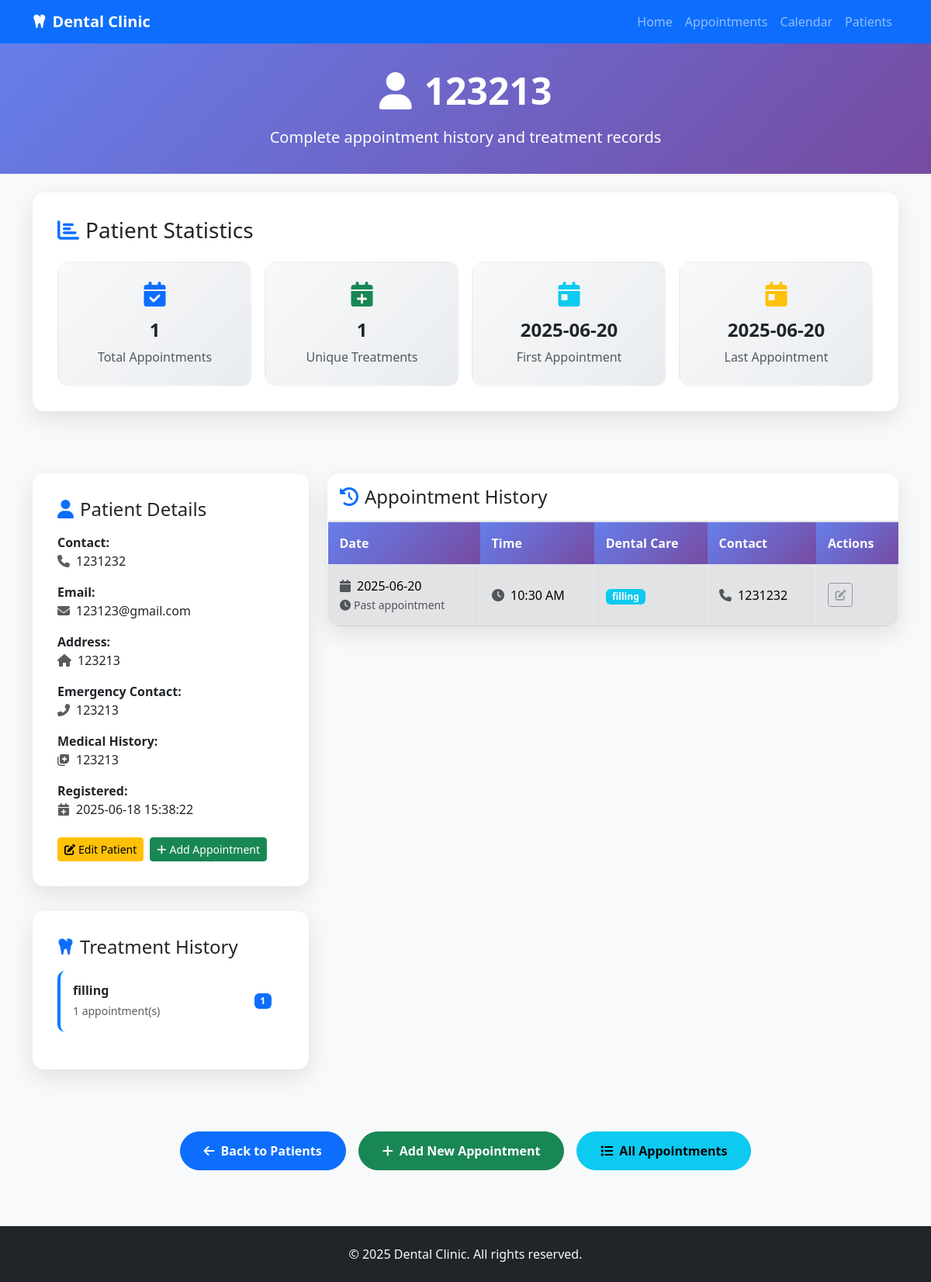
/patient/123213, run on the app's committed database.
### tables this page shows
CREATE TABLE Patients (
            ID INTEGER PRIMARY KEY AUTOINCREMENT,
            Name TEXT NOT NULL UNIQUE,
            Contact TEXT NOT NULL,
            Email TEXT,
            DateOfBirth TEXT,
            Address TEXT,
            EmergencyContact TEXT,
            MedicalHistory TEXT,
            CreatedDate TEXT DEFAULT CURRENT_TIMESTAMP
        , Religion TEXT, HomeAddress TEXT, Occupation TEXT, DentalInsurance TEXT, EffectiveDate TEXT, ParentGuardianName TEXT, ParentGuardianOccupation TEXT, ReferralSource TEXT, ConsultationReason TEXT, DentalHistory TEXT, PreviousDentist TEXT, LastDentalVisit TEXT, Sex TEXT, Nickname TEXT, Age TEXT, Nationality TEXT, GoodHealth TEXT, MedicalTreatment TEXT, TreatmentCondition TEXT, SeriousIllness TEXT, SurgicalOperation TEXT, Hospitalized TEXT, HospitalizationDetails TEXT, PrescriptionMedication TEXT, NonPrescriptionMedication TEXT, TobaccoUse TEXT, AlcoholDrugUse TEXT, AllergicLocalAnesthetic TEXT, AllergicPenicillin TEXT, AllergicAntibiotics TEXT, AllergicSulfaDrugs TEXT, AllergicAspirin TEXT, AllergicLatex TEXT, AllergicOthers TEXT, BleedingTime TEXT, Pregnant TEXT, Nursing TEXT, BirthPills TEXT, BloodType TEXT, BloodPressure TEXT);

CREATE TABLE "Appointments" (
                    ID INTEGER PRIMARY KEY AUTOINCREMENT,
                    PatientName TEXT NOT NULL,
                    Contact TEXT NOT NULL,
                    Date TEXT NOT NULL,
                    Time TEXT NOT NULL,
                    DentalCare TEXT NOT NULL
                );

### app.py (the view)
@app.route('/patient/<patient_name>')
def patient_history(patient_name):
    conn = sqlite3.connect(DB_FILE)
    cursor = conn.cursor()
    cursor.execute("SELECT * FROM Patients WHERE Name = ?", (patient_name,))
    patient = cursor.fetchone()
    if not patient:
        conn.close()
        return redirect('/patients')
    cursor.execute("""
        SELECT * FROM Appointments
        WHERE PatientName = ?
        ORDER BY Date DESC, Time DESC
    """, (patient_name,))
    appointments = cursor.fetchall()
    if appointments:
        cursor.execute("""
            SELECT COUNT(*) as total_appointments,
                   MIN(Date) as first_appointment,
                   MAX(Date) as last_appointment,
                   COUNT(DISTINCT DentalCare) as unique_treatments
            FROM Appointments
            WHERE PatientName = ?
        """, (patient_name,))
        stats = cursor.fetchone()
        cursor.execute("""
            SELECT DentalCare, COUNT(*) as treatment_count
            FROM Appointments
            WHERE PatientName = ?
            GROUP BY DentalCare
            ORDER BY treatment_count DESC
        """, (patient_name,))
        treatments = cursor.fetchall()
    else:
        stats = (0, None, None, 0)
        treatments = []
    conn.close()
    current_datetime = datetime.now().strftime('%Y-%m-%d %H:%M')
    return render_template('patient_history.html',
                         patient=patient,
                         patient_name=patient_name,
                         appointments=appointments,
                         stats=stats,
                         treatments=treatments,
                         current_datetime=current_datetime)

### app.py (called while the page is built)
@app.template_filter('ampm')
def ampm_filter(value):
    try:
        t = datetime.strptime(value, "%H:%M")
        return t.strftime("%I:%M %p").lstrip('0')
    except Exception:
        return value  # fallback if parsing fails

### templates/patient_history.html (shortened to what this page needs)
<!DOCTYPE html>
<html lang="en">
<head>
    <link href="https://cdn.jsdelivr.net/npm/bootstrap@5.3.0/dist/css/bootstrap.min.css" rel="stylesheet">
    <link href="https://cdnjs.cloudflare.com/ajax/libs/font-awesome/6.4.0/css/all.min.css" rel="stylesheet">
</head>
<body class="bg-light">
    <nav class="navbar navbar-expand-lg navbar-dark bg-primary">
        <div class="container">
            <a class="navbar-brand fw-bold" href="/">
                <i class="fas fa-tooth me-2"></i>Dental Clinic
            </a>
            <div class="collapse navbar-collapse" id="navbarNav">
                <ul class="navbar-nav ms-auto">
                    <li class="nav-item">
                        <a class="nav-link" href="/">Home</a>
                    </li>
                    <li class="nav-item">
                        <a class="nav-link" href="/appointments">Appointments</a>
                    </li>
                    <li class="nav-item">
                        <a class="nav-link" href="/calendar">Calendar</a>
                    </li>
                    <li class="nav-item">
                        <a class="nav-link" href="/patients">Patients</a>
                    </li>
                </ul>
            </div>
        </div>
    </nav>
    <section class="page-header">
        <div class="container text-center">
            <h1 class="display-5 fw-bold mb-3">
                <i class="fas fa-user me-3"></i>{{ patient_name }}
            </h1>
            <p class="lead mb-0">Complete appointment history and treatment records</p>
        </div>
    </section>
    <section class="py-4">
        <div class="container">
            <div class="stats-container">
                <h3 class="mb-4">
                    <i class="fas fa-chart-bar me-2 text-primary"></i>Patient Statistics
                </h3>
                <div class="row g-3">
                    <div class="col-md-3">
                        <div class="stats-card">
                            <i class="fas fa-calendar-check fa-2x text-primary mb-3"></i>
                            <h4 class="fw-bold">{{ stats[0] }}</h4>
                            <p class="text-muted mb-0">Total Appointments</p>
                        </div>
                    </div>
                    <div class="col-md-3">
                        <div class="stats-card">
                            <i class="fas fa-calendar-plus fa-2x text-success mb-3"></i>
                            <h4 class="fw-bold">{{ stats[3] }}</h4>
                            <p class="text-muted mb-0">Unique Treatments</p>
                        </div>
                    </div>
                    <div class="col-md-3">
                        <div class="stats-card">
                            <i class="fas fa-calendar-day fa-2x text-info mb-3"></i>
                            <h4 class="fw-bold">{{ stats[1] or 'N/A' }}</h4>
                            <p class="text-muted mb-0">First Appointment</p>
                        </div>
                    </div>
                    <div class="col-md-3">
                        <div class="stats-card">
                            <i class="fas fa-calendar-day fa-2x text-warning mb-3"></i>
                            <h4 class="fw-bold">{{ stats[2] or 'N/A' }}</h4>
                            <p class="text-muted mb-0">Last Appointment</p>
                        </div>
                    </div>
                </div>
            </div>
        </div>
    </section>
    <section class="py-4">
        <div class="container">
            <div class="row">
                <div class="col-lg-4">
                    <div class="stats-container">
                        <h4 class="mb-3">
                            <i class="fas fa-user me-2 text-primary"></i>Patient Details
                        </h4>
                        <div class="mb-3">
                            <strong>Contact:</strong><br>
                            <i class="fas fa-phone me-2 text-muted"></i>{{ patient[2] }}
                        </div>
                        {% if patient[3] %}
                        <div class="mb-3">
                            <strong>Email:</strong><br>
                            <i class="fas fa-envelope me-2 text-muted"></i>{{ patient[3] }}
                        </div>
                        {% endif %}
                        {% if patient[5] %}
                        <div class="mb-3">
                            <strong>Address:</strong><br>
                            <i class="fas fa-home me-2 text-muted"></i>{{ patient[5] }}
                        </div>
                        {% endif %}
                        {% if patient[6] %}
                        <div class="mb-3">
                            <strong>Emergency Contact:</strong><br>
                            <i class="fas fa-phone-alt me-2 text-muted"></i>{{ patient[6] }}
                        </div>
                        {% endif %}
                        {% if patient[7] %}
                        <div class="mb-3">
                            <strong>Medical History:</strong><br>
                            <i class="fas fa-notes-medical me-2 text-muted"></i>{{ patient[7] }}
                        </div>
                        {% endif %}
                        <div class="mb-3">
                            <strong>Registered:</strong><br>
                            <i class="fas fa-calendar-plus me-2 text-muted"></i>{{ patient[8] }}
                        </div>
                        <div class="d-flex gap-2 mt-4">
                            <button type="button" class="btn btn-warning btn-sm" data-bs-toggle="modal" data-bs-target="#editPatientModal">
                                <i class="fas fa-edit me-1"></i>Edit Patient
                            </button>
                            <button type="button" class="btn btn-success btn-sm" data-bs-toggle="modal" data-bs-target="#addAppointmentModal">
                                <i class="fas fa-plus me-1"></i>Add Appointment
                            </button>
                        </div>
                    </div>
                    <div class="stats-container mt-4">
                        <h4 class="mb-3">
                            <i class="fas fa-tooth me-2 text-primary"></i>Treatment History
                        </h4>
                        {% if treatments %}
                            {% for treatment in treatments %}
                            <div class="treatment-card">
                                <div class="d-flex justify-content-between align-items-center">
                                    <div>
                                        <h6 class="mb-1 fw-bold">{{ treatment[0] }}</h6>
                                        <small class="text-muted">{{ treatment[1] }} appointment(s)</small>
                                    </div>
                                    <span class="badge bg-primary">{{ treatment[1] }}</span>
                                </div>
                            </div>
                            {% endfor %}
                        {% else %}
                            <div class="text-center text-muted">
                                <i class="fas fa-info-circle fa-2x mb-3"></i>
                                <p>No treatment history available</p>
                            </div>
                        {% endif %}
                    </div>
                </div>
                <div class="col-lg-8">
                    <div class="history-container">
                        <h4 class="p-3 mb-0 border-bottom">
                            <i class="fas fa-history me-2 text-primary"></i>Appointment History
                        </h4>
                        {% if appointments %}
                        <div class="table-responsive">
                            <table class="table table-hover table-bordered align-middle mb-0">
                                <thead>
                                    <tr>
                                        <th>Date</th>
                                        <th>Time</th>
                                        <th>Dental Care</th>
                                        <th>Contact</th>
                                        <th>Actions</th>
                                    </tr>
                                </thead>
                                <tbody>
                                    {% for appointment in appointments %}
                                    {% set appointment_datetime = appointment[3] + ' ' + appointment[4] %}
                                    {% set is_past_appointment = appointment_datetime < current_datetime %}
                                    <tr class="{% if is_past_appointment %}table-secondary{% endif %}">
                                        <td>
                                            <i class="fas fa-calendar me-2 text-muted"></i>{{ appointment[3] }}
                                            {% if is_past_appointment %}
                                            <br><small class="text-muted"><i class="fas fa-clock me-1"></i>Past appointment</small>
                                            {% endif %}
                                        </td>
                                        <td>
                                            <i class="fas fa-clock me-2 text-muted"></i>{{ appointment[4]|ampm }}
                                        </td>
                                        <td>
                                            <span class="badge bg-info">{{ appointment[5] }}</span>
                                        </td>
                                        <td>
                                            <i class="fas fa-phone me-2 text-muted"></i>{{ appointment[2] }}
                                        </td>
                                        <td>
                                            <div class="btn-group btn-group-sm" role="group">
                                                {% if is_past_appointment %}
                                                <button class="btn btn-outline-secondary" disabled title="Cannot edit past appointments">
                                                    <i class="fas fa-edit"></i>
                                                </button>
                                                {% else %}
                                                <a href="/edit/{{ appointment[0] }}" class="btn btn-outline-primary" title="Edit">
                                                    <i class="fas fa-edit"></i>
                                                </a>
                                                {% endif %}
                                            </div>
                                        </td>
                                    </tr>
                                    {% endfor %}
                                </tbody>
                            </table>
                        </div>
                        {% endif %}
                    </div>
                </div>
            </div>
        </div>
    </section>
    <section class="py-4">
        <div class="container">
            <div class="d-flex flex-column flex-sm-row gap-3 justify-content-center">
                <a href="/patients" class="btn btn-primary btn-custom">
                    <i class="fas fa-arrow-left me-2"></i>Back to Patients
                </a>
                <button type="button" class="btn btn-success btn-custom" data-bs-toggle="modal" data-bs-target="#addAppointmentModal">
                    <i class="fas fa-plus me-2"></i>Add New Appointment
                </button>
                <a href="/appointments" class="btn btn-info btn-custom">
                    <i class="fas fa-list me-2"></i>All Appointments
                </a>
            </div>
        </div>
    </section>
    <footer class="bg-dark text-light py-4 mt-5">
        <div class="container text-center">
            <p class="mb-0">&copy; 2025 Dental Clinic. All rights reserved.</p>
        </div>
    </footer>
</body>
</html>

### templates/patient_history.html (style rules this page uses)
.history-container { background: white; border-radius: 15px; box-shadow: 0 10px 30px rgba(0,0,0,0.1); overflow: hidden; }
.stats-container { background: white; border-radius: 15px; box-shadow: 0 10px 30px rgba(0,0,0,0.1); padding: 2rem; margin-bottom: 2rem; }
.table th { background: linear-gradient(135deg, #667eea 0%, #764ba2 100%); color: white; border: none; font-weight: 600; padding: 15px; }
.table td { padding: 15px; vertical-align: middle; border-color: #e9ecef; }
.btn-custom { border-radius: 25px; padding: 12px 30px; font-weight: 600; transition: all 0.3s ease; }
.page-header { background: linear-gradient(135deg, #667eea 0%, #764ba2 100%); color: white; padding: 2rem 0; }
.stats-card { background: linear-gradient(135deg, #f8f9fa 0%, #e9ecef 100%); border-radius: 15px; padding: 1.5rem; text-align: center; transition: transform 0.3s ease; border: 2px solid transparent; }
.treatment-card { background: white; border-radius: 10px; padding: 1rem; margin-bottom: 1rem; border-left: 4px solid #007bff; transition: all 0.3s ease; }

### data on the page
Patients: Contact "1231232", Email "123123@gmail.com", Address "123213", EmergencyContact "123213", MedicalHistory "123213", CreatedDate "2025-06-18 15:38:22"
Appointments: Date "2025-06-20", Time "10:30 AM", DentalCare "filling", Contact "1231232"

### other printed values
{{ patient_name }} "123213"
{{ stats[0] }} "1"
{{ stats[3] }} "1"
{{ stats[1] or 'N/A' }} "2025-06-20"
{{ stats[2] or 'N/A' }} "2025-06-20"
{{ treatment[0] }} "filling"
{{ treatment[1] }} "1"
